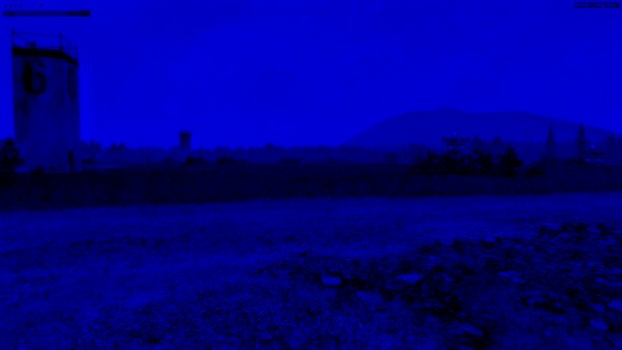
#> input picture regresor_RGB/3grad_images/B_image.jpeg, 622 x 350 px, given in place of lena.png, which was not available
$ python KMEANS_with_cv2_2.py
#> lines starting #> are read from the running program, lines starting #| are printed output that depends on the picture; pictures that were not available may be replaced by others from this repository, and a replacement may not be noted
#> the answer given: 3
import cv2 as cv
import numpy as np
import matplotlib.pyplot as plt

"""
Эта программа работает, но не подойдет из-за того,
что использует уже реализованный алгоритм.
"""


def kmeans(path, klusters):
    # read the image
#> called with klusters = 3
    image = cv.imread(path)
#> image is the input picture: shape (350, 622, 3); mean B, G, R 133.6, 0.4, 0.5

    # Before we do anything, let's convert the image into RGB format:

    # convert to RGB
    image = cv.cvtColor(image, cv.COLOR_BGR2RGB)

    # reshape the image to a 2D array of pixels and 3 color values (RGB)
    pixel_values = image.reshape((-1, 3))
    # convert to float
    pixel_values = np.float32(pixel_values)

    # Let's try to print the shape of the resulting pixel values:

    # print(pixel_values.shape)

    # define stopping criteria
    criteria = (cv.TERM_CRITERIA_EPS + cv.TERM_CRITERIA_MAX_ITER, 100, 0.2)

    # number of clusters (K)
    _, labels, (centers) = cv.kmeans(pixel_values, klusters, None, criteria, 10, cv.KMEANS_RANDOM_CENTERS)
#> centers = [[0.443, 0.443, 55.16], [0.664, 0.487, 116.3], [0.294, 0.181, 202.9]]

    # convert back to 8 bit values
    centers = np.uint8(centers)
#> centers = [[0, 0, 55], [0, 0, 116], [0, 0, 202]]

    # flatten the labels array
    labels = labels.flatten()

    # convert all pixels to the color of the centroids
    segmented_image = centers[labels.flatten()]

    # reshape back to the original image dimension
    segmented_image = segmented_image.reshape(image.shape)
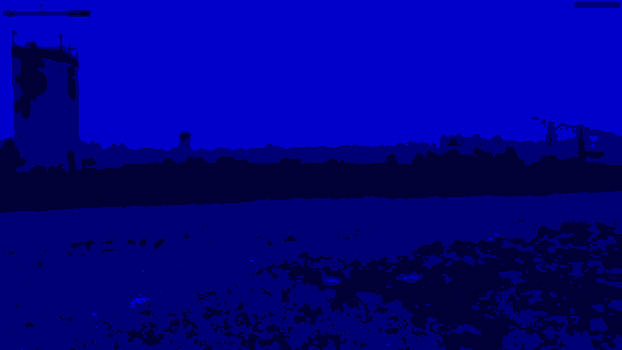
#> segmented_image: shape (350, 622, 3); mean R, G, B 0, 0, 133.1

    return segmented_image


klusters = int(input('Enter the number of k-value: '))
res = kmeans(path=r'//home//sergey//PycharmProjects//dvs_etu//k_means//images//lena.png', klusters=klusters)

# showing input image and result
image = cv.imread(r'//home//sergey//PycharmProjects//dvs_etu//k_means//images//lena.png')
img = cv.cvtColor(image, cv.COLOR_BGR2RGB)

figure_size = 15
plt.figure(figsize=(figure_size, figure_size))

plt.subplot(1, 2, 1)
plt.imshow(img)
plt.title('Original Image')
plt.xticks([])
plt.yticks([])

plt.subplot(1, 2, 2)
plt.imshow(res)
plt.title('Segmented Image when K = %i' % klusters)
plt.xticks([])
plt.yticks([])

plt.savefig('res_figure.png')
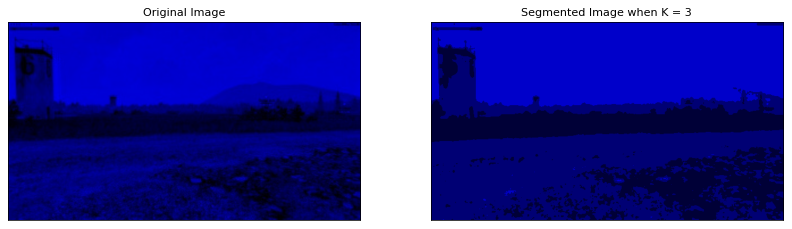
#> figure drawn by matplotlib, 2 panels
